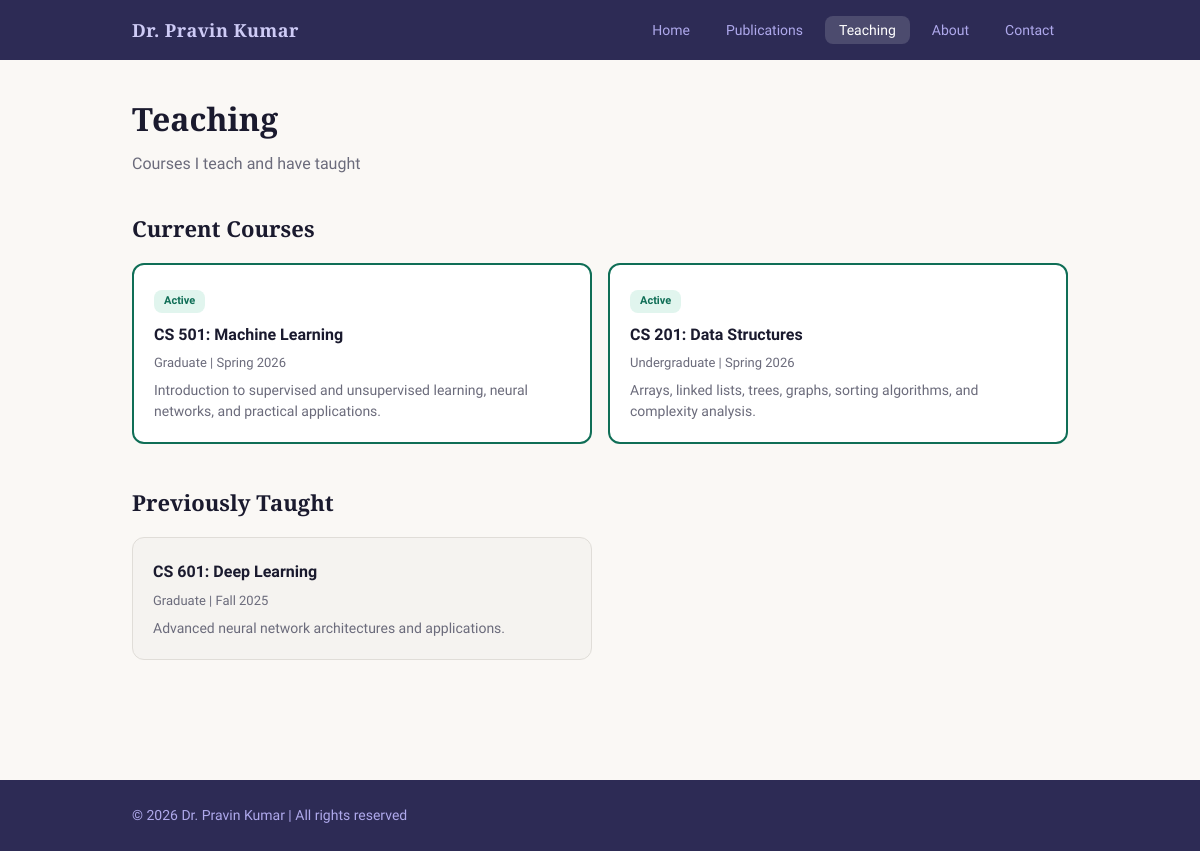
The app's page /teaching, older data.
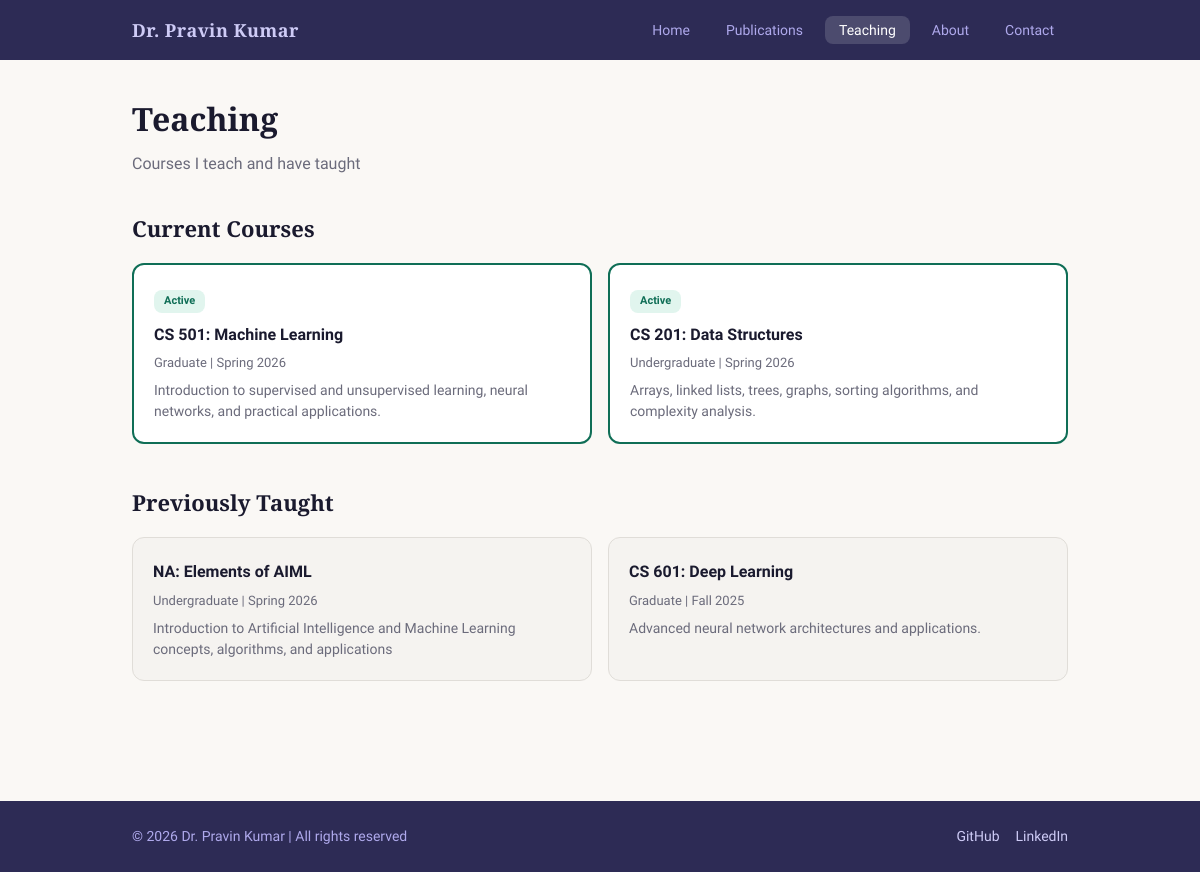
The same page, newer data.
### models.py (models this page shows)
class Course(db.Model):
    id = db.Column(db.Integer, primary_key=True)
    course_name = db.Column(db.String(200), nullable=False)
    course_code = db.Column(db.String(20))
    semester = db.Column(db.String(50))
    year = db.Column(db.Integer)
    level = db.Column(db.String(50))  # Undergraduate, Graduate
    description = db.Column(db.Text)
    is_current = db.Column(db.Boolean, default=False)

### app.py (the view)
@app.route('/teaching')
def teaching():
    profile = Profile.query.first()
    current_courses = Course.query.filter_by(is_current=True).all()
    past_courses = Course.query.filter_by(is_current=False).order_by(Course.year.desc()).all()
    return render_template('teaching.html',
                           profile=profile,
                           current_courses=current_courses,
                           past_courses=past_courses)

### templates/teaching.html (shortened to what this page needs)
{% extends 'base.html' %}
{% block content %}
<section class="page-header">
    <h1>Teaching</h1>
    <p>Courses I teach and have taught</p>
</section>
{% if current_courses %}
<section class="courses-section">
    <h2>Current Courses</h2>
    <div class="courses-grid">
        {% for course in current_courses %}
        <div class="course-card current">
            <span class="course-badge active">Active</span>
            <h3>{{ course.course_code }}: {{ course.course_name }}</h3>
            <p class="course-level">{{ course.level }} | {{ course.semester }} {{ course.year }}</p>
            {% if course.description %}
                <p class="course-description">{{ course.description }}</p>
            {% endif %}
        </div>
        {% endfor %}
    </div>
</section>
{% endif %}
{% if past_courses %}
<section class="courses-section">
    <h2>Previously Taught</h2>
    <div class="courses-grid past">
        {% for course in past_courses %}
        <div class="course-card">
            <h3>{{ course.course_code }}: {{ course.course_name }}</h3>
            <p class="course-level">{{ course.level }} | {{ course.semester }} {{ course.year }}</p>
            {% if course.description %}
                <p class="course-description">{{ course.description }}</p>
            {% endif %}
        </div>
        {% endfor %}
    </div>
</section>
{% endif %}
{% endblock %}

### templates/base.html (shortened to what this page needs)
<!DOCTYPE html>
<html lang="en">
<head>
    <link rel="stylesheet" href="{{ url_for('static', filename='css/style.css') }}">
</head>
<body>
    <nav class="navbar">
        <div class="nav-container">
            <a href="{{ url_for('index') }}" class="nav-logo">
                {% if profile and profile.name %}
                    Dr. {{ profile.name }}
                {% else %}
                    My Portfolio
                {% endif %}
            </a>
            <ul class="nav-links">
                <li><a href="{{ url_for('index') }}" class="{{ 'active' if request.endpoint == 'index' }}">Home</a></li>
                <li><a href="{{ url_for('publications') }}" class="{{ 'active' if request.endpoint == 'publications' }}">Publications</a></li>
                <li><a href="{{ url_for('teaching') }}" class="{{ 'active' if request.endpoint == 'teaching' }}">Teaching</a></li>
                <li><a href="{{ url_for('about') }}" class="{{ 'active' if request.endpoint == 'about' }}">About</a></li>
                <li><a href="{{ url_for('contact') }}" class="{{ 'active' if request.endpoint == 'contact' }}">Contact</a></li>
            </ul>
        </div>
    </nav>
    <main class="main-content">
        {% block content %}{% endblock %}
    </main>
    <footer class="footer">
        <div class="footer-container">
            <p>&copy; 2026
                {% if profile and profile.name %}
                    Dr. {{ profile.name }}
                {% else %}
                    My Portfolio
                {% endif %}
                | All rights reserved
            </p>
            <div class="footer-links">
                {% if profile and profile.github %}
                    <a href="{{ profile.github }}" target="_blank">GitHub</a>
                {% endif %}
                {% if profile and profile.linkedin %}
                    <a href="{{ profile.linkedin }}" target="_blank">LinkedIn</a>
                {% endif %}
            </div>
        </div>
    </footer>
</body>
</html>

Row changes from the older to the newer data that the page shows:
added Course: course_code "NA", course_name "Elements of AIML", level "Undergraduate", semester "Spring", year "2026", description "Introduction to Artificial Intelligence and Machine Learning concepts, algorithms, and applications", shown under "Previously Taught"
Text that changed along with them:
text now shown: "GitHub LinkedIn"
